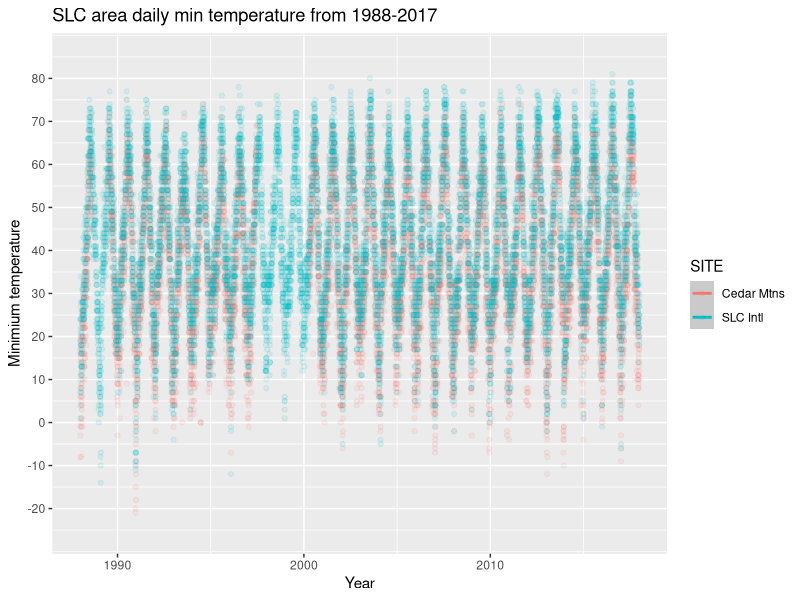
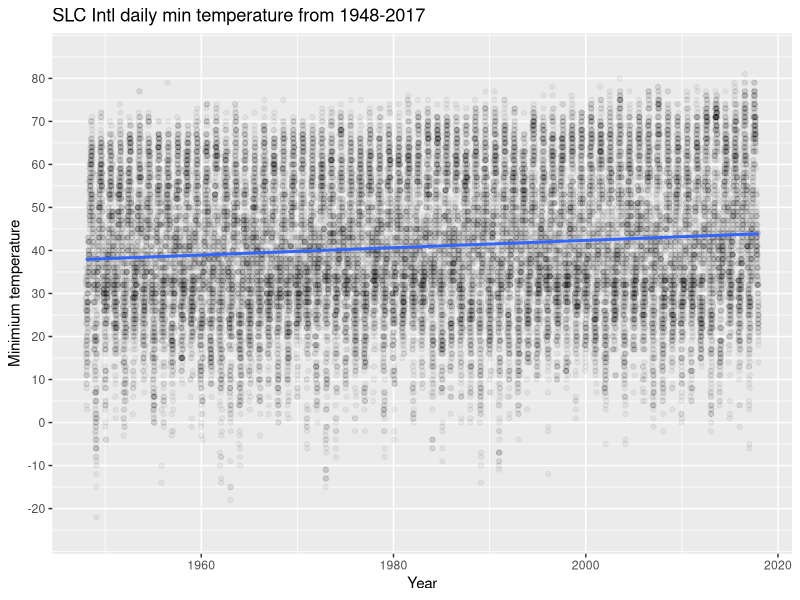

The R source for these figures, in order:
## ---- chunk 1
library(tidyverse)
d <- read_csv('../data/SLC_Min_Temp_1948-2007.csv')

# Look at the data
head(d)
## ---- chunk 2
library(lubridate)
d %>%
  mutate(Year = year(DATE)) %>% 
  filter(Year > 2000 & Year < 2005) %>% 
  group_by(Year, NAME) %>% 
  summarize(Count = n())
## ---- chunk 3
d <- d %>%
  filter(NAME != 'SALT LAKE TRIAD CENTER, UT US') %>% 
  # Rename the sites and NAME column for readability
  mutate(NAME = ifelse(NAME == 'SALT LAKE CITY INTERNATIONAL AIRPORT, UT US',
                       'SLC Intl',
                       'Cedar Mtns')) %>% 
  rename(SITE = NAME)
## ---- chunk 4
library(scales)

d %>% 
  filter(year(DATE) > 1987) %>% 
ggplot(., aes(x = DATE, y = TMIN, color = SITE)) +
  geom_point(alpha = 0.1) +
  geom_smooth(method = 'loess') +
  labs(title = 'SLC area daily min temperature from 1988-2017') +
  scale_x_date(name = "Year",
               labels = date_format("%Y")) +
  scale_y_continuous(name = "Minimium temperature",
                     breaks = c(-20,-10,0,10,20,30,40,50,60,70,80),
                     limits = c(-25,85))
## ---- chunk 5

d %>% 
  filter(SITE == 'SLC Intl') %>%
ggplot(., aes(x = DATE, y = TMIN)) +
  geom_point(alpha = 0.05) +
  geom_smooth(method = 'lm') +
  labs(title = 'SLC Intl daily min temperature from 1948-2017') +
  scale_x_date(name = "Year",
               labels = date_format("%Y")) +
  scale_y_continuous(name = "Minimium temperature",
                     breaks = c(-20,-10,0,10,20,30,40,50,60,70,80),
                     limits = c(-25,85))
